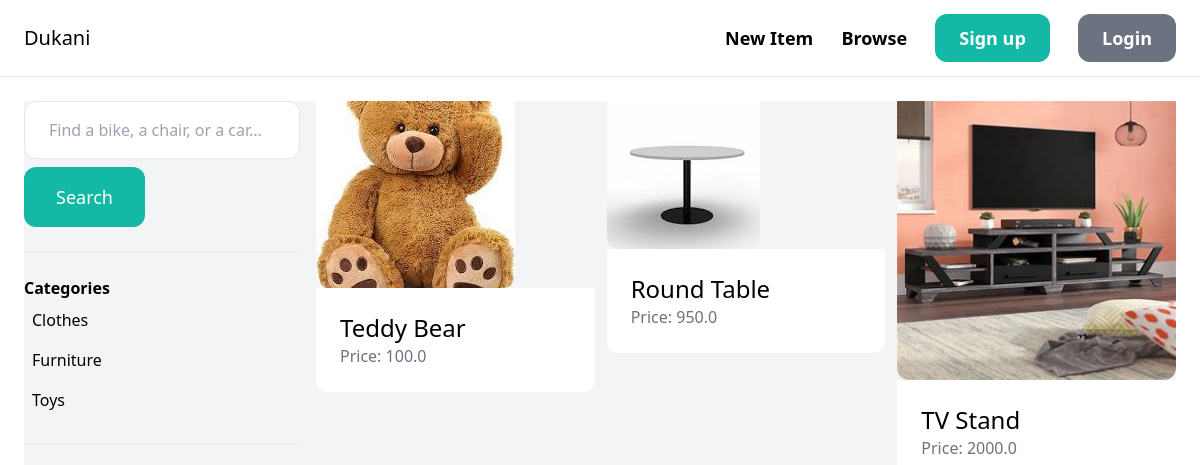
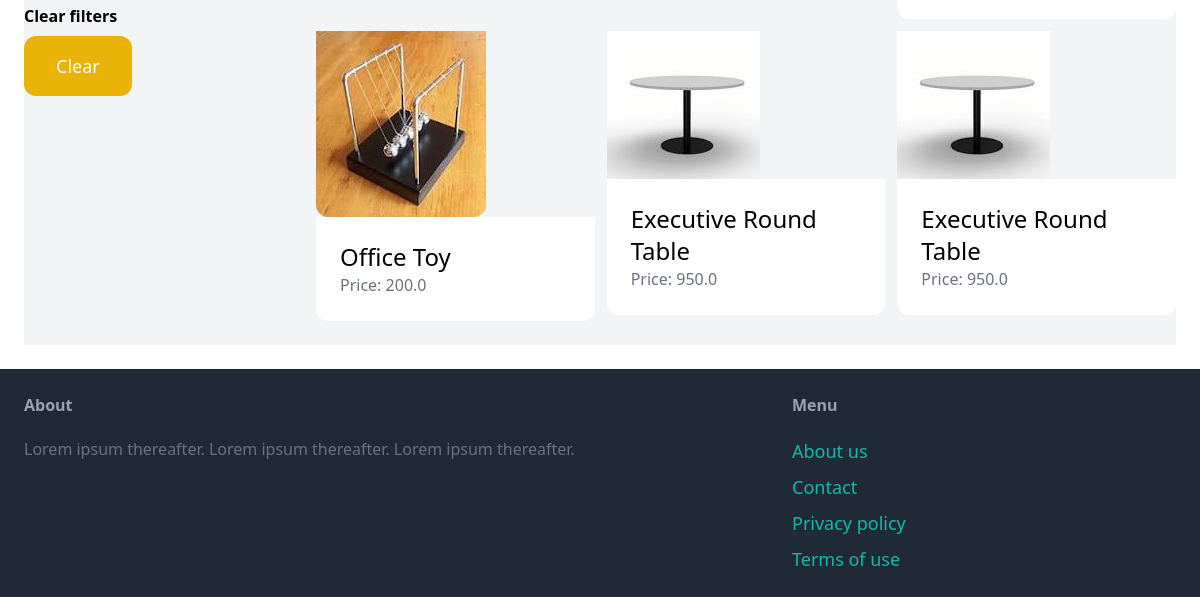
Before: /item/ with the older database file (2 pictures, top to bottom).
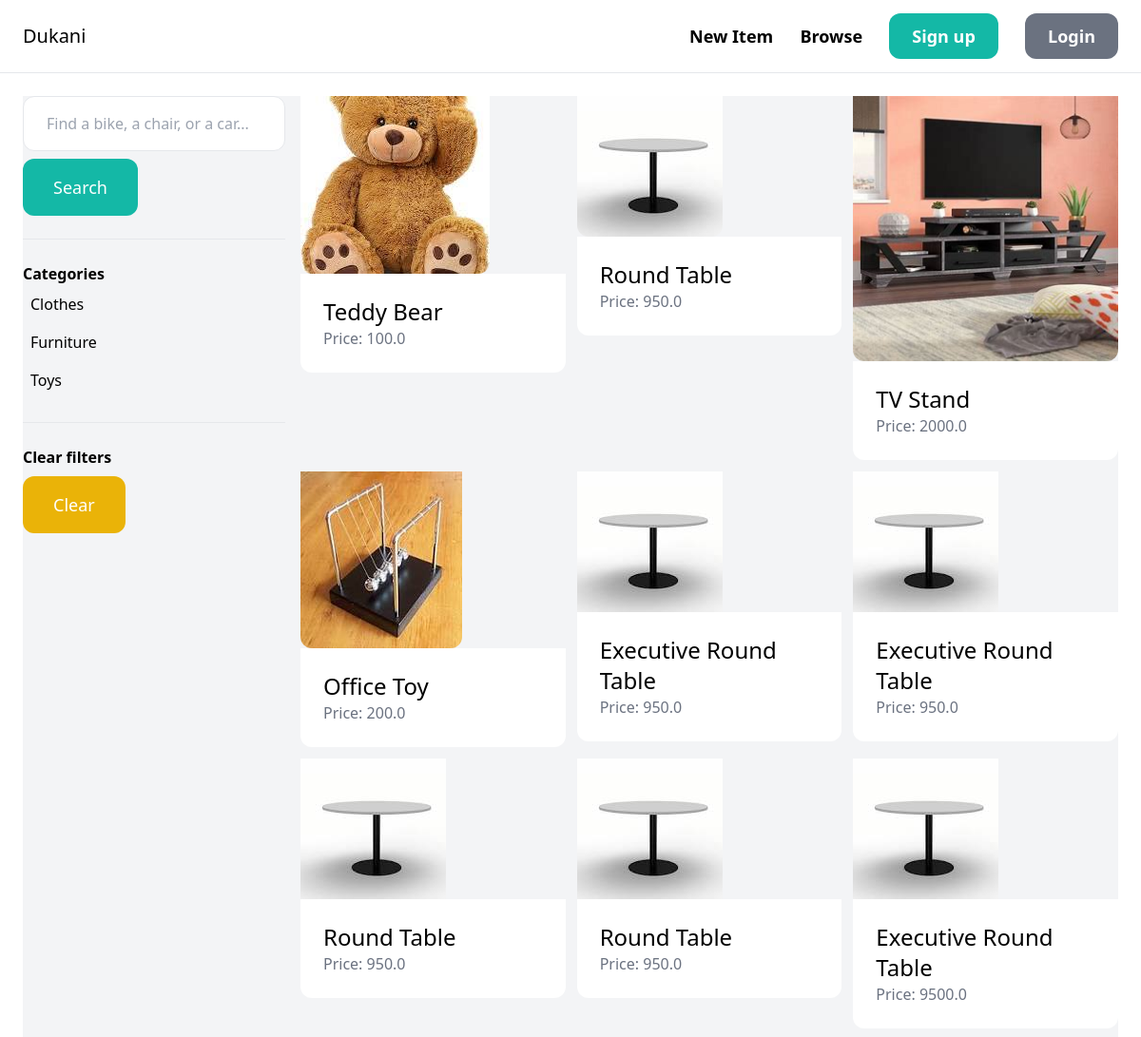
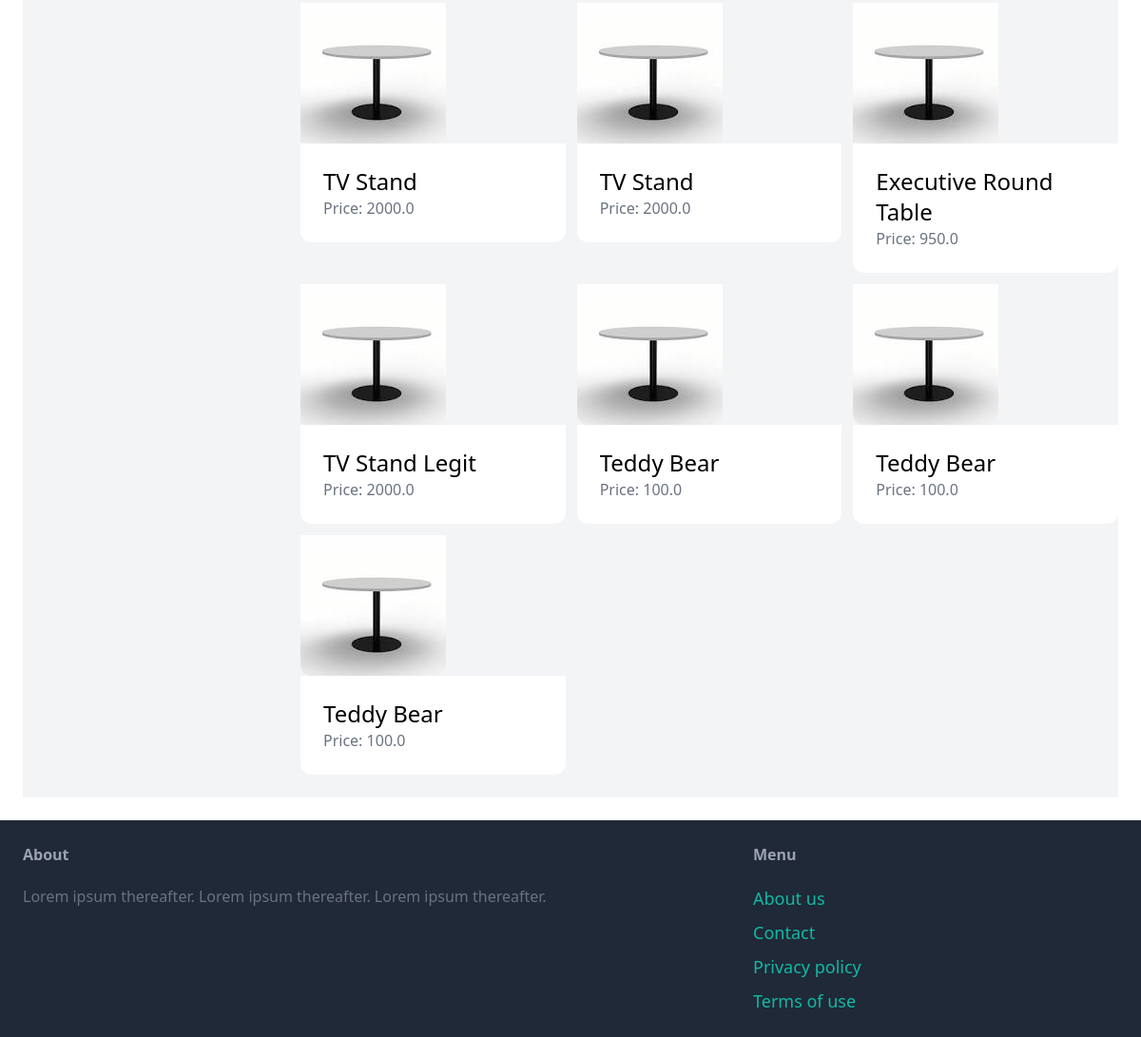
After: the same page with the newer database file (2 pictures, top to bottom).
### item/models.py (models this page shows, shortened)
class Category(models.Model):
    name = models.CharField(max_length=255)
    class Meta:
        ordering = ('name',)
        verbose_name_plural = 'Categories'

class Item(models.Model):
    category = models.ForeignKey(Category, related_name='items', on_delete=models.CASCADE)
    name = models.CharField(max_length=255)
    description = models.TextField(blank=True, null=True)
    price = models.FloatField()
    image = models.ImageField(upload_to='item_images', blank=True, null=True, default='item/round_table.jpg')
    is_sold = models.BooleanField(default=False)
    created_by = models.ForeignKey(User, related_name='items', on_delete=models.CASCADE)
    created_at = models.DateTimeField(auto_now_add=True)
    class Meta:
        verbose_name_plural = 'Items'

### item/views.py (the view)
# urls.py: path('', views.items, name='items'),
def items(request):
    query = request.GET.get('query', '')
    categories = Category.objects.all()
    category_id = request.GET.get('category', 0)
    items = Item.objects.filter(is_sold=False)
    for item in items:
        if item.image and hasattr(item.image, 'url'):
            image_url = item.image.url
        else:
            image_url = 'item/round_table.jpg'
    if category_id:
        items = items.filter(category_id=category_id)
    if query:
        items = items.filter(Q(name__icontains=query) | Q(description__icontains=query))
    return render(request, 'item/items.html', {
        'items': items,
        'query': query,
        'categories': categories,
        'category_id': int(category_id)
    })

### item/templates/item/items.html (shortened to what this page needs)
{% extends 'core/base.html' %}
{% load static %}
{% block content %}
    <div class="pb-6 grid grid-cols-4 gap-4 bg-gray-100">
        <div class="col-span-1">
            <form method="get" action="{% url 'item:items' %}">
                <input name="query" class="w-full py-4 px-6 border rounded-xl" type="text" value="{{ query }}" placeholder="Find a bike, a chair, or a car...">
                <button class="mt-2 py-4 px-8 text-lg bg-teal-500 text-white rounded-xl">Search</button>
            </form>
            <hr class="my-6">
            <p class="font-semibold">Categories</p>
            <ul>
                {% for category in categories %}
                    <li class="py-2 px-2 rounded-xl{% if category.id == category_id %} bg-gray-200 {% endif %}">
                        <a href="{% url 'item:items' %}?query={{query}}&category={{ category.id }}">{{ category.name }}</a>
                    </li>
                {% endfor %}
            </ul>
            <hr class="my-6">
            <p class="font-semibold">Clear filters</p>
            <ul>
                <li><a href="{% url 'item:items' %}" class="mt-2 py-4 px-8 inline-block bg-yellow-500 text-lg rounded-xl text-white">Clear</a></li>
            </ul>
        </div>
        <div class="col-span-3">
            <div class="grid grid-cols-3 gap-3">
            {% for item in items %}
                <div>
                    <a href="{% url 'item:detail' item.id %}">
                        <div>
                            {% if item.image %}
                                <img src="{{ item.image.url }}" class="rounded-b-xl">
                            {% else %}
                                <img src="{% static 'item/round_table.jpg' %}" alt="Default image">
                            {% endif %}
                        </div>
                        <div class="p-6 bg-white rounded-b-xl">
                            <h2 class="text-2xl">{{ item.name }}</h2>
                            <p class="text-gray-500">Price: {{ item.price }}</p>
                        </div>
                    </a>
                </div>
            {% endfor %}
        </div>
        </div>
    </div>
{% endblock %}

Changed rows visible on the page:
added Item: name "Round Table", price "950.0"
added Item: name "Round Table", price "950.0"
added Item: name "Executive Round Table", price "9500.0"
added Item: name "TV Stand", price "2000.0"
added Item: name "TV Stand", price "2000.0"
added Item: name "Executive Round Table", price "950.0"
added Item: name "TV Stand Legit", price "2000.0"
added Item: image (picture), name "Teddy Bear", price "100.0"
added Item: image (picture), name "Teddy Bear", price "100.0"
added Item: image (picture), name "Teddy Bear", price "100.0"
